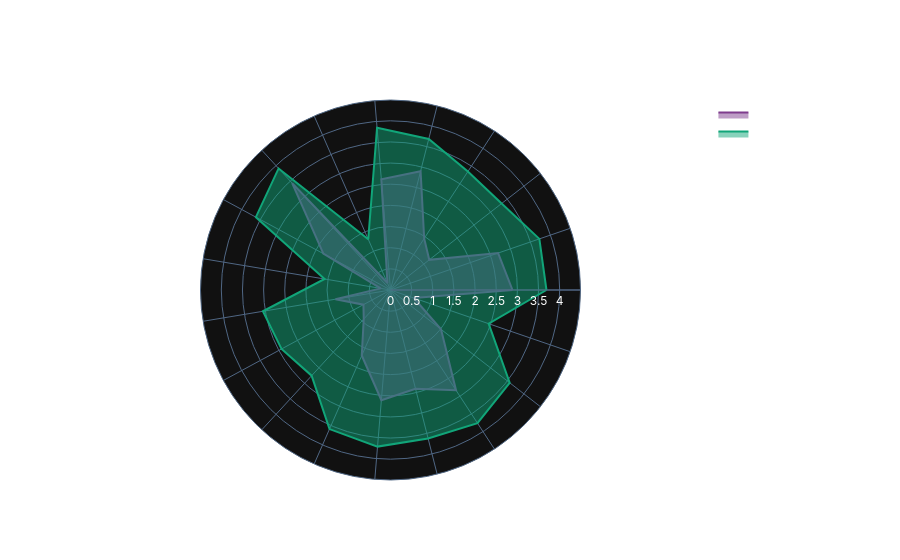

Here is the notebook cell this chart was saved with:
### Code cell
axis_labels = [c.replace("genre_pref__", "").replace("_", " ").title() for c in genre_cols]
colors = px.colors.qualitative.Bold

all_vals = cluster_genre_means.values.flatten()
r_max = float(np.nanmax(all_vals)) * 1.15 if np.isfinite(all_vals).any() else 1.0

fig = go.Figure()
for k in range(CHOSEN_K):
    vals = cluster_genre_means.loc[k].tolist()
    vals = vals + [vals[0]]
    theta = axis_labels + [axis_labels[0]]
    fig.add_trace(go.Scatterpolar(
        r=vals,
        theta=theta,
        fill="toself",
        name=f"Cluster {k}: {tribe_names[k]}",
        line_color=colors[k % len(colors)],
    ))

fig.update_layout(
    title=f"Genre Profiles — Taste Tribes (K={CHOSEN_K})",
    polar=dict(
        radialaxis=dict(visible=True, range=[0, r_max]),
    ),
    height=560,
    showlegend=True,
    template="plotly_dark",
    paper_bgcolor="rgba(0,0,0,0)",
    plot_bgcolor="rgba(0,0,0,0)",
    font=dict(family="Inter, sans-serif", color="white"),
)

fig.write_html(os.path.join(FIGURES_OUT, "genre_radar.html"))
fig.show()
print("Saved: genre_radar.html")

### Figure 1 — Plotly figure (JSON) as saved in the notebook; plotly's stock layout.template omitted (floating-point values rounded to 4 significant figures)
{"data": [{"fill": "toself", "line": {"color": "rgb(127, 60, 141)"}, "name": "Cluster 0: Ít Hoạt Động", "r": [2.884, 2.69, 1.161, 1.456, 2.898, 2.628, 0.1794, 3.433, 1.806, 0.2346, 1.319, 0.7275, 0.9343, 1.692, 2.614, 2.41, 2.833, 1.513, 0.5814, 2.884], "theta": ["Action", "Adventure", "Animation", "Children", "Comedy", "Crime", "Documentary", "Drama", "Fantasy", "Film Noir", "Horror", "Imax", "Musical", "Mystery", "Romance", "Sci Fi", "Thriller", "War", "Western", "Action"], "type": "scatterpolar"}, {"fill": "toself", "line": {"color": "rgb(17, 165, 121)"}, "name": "Cluster 1: Đa Thể Loại", "r": [3.687, 3.721, 3.33, 3.345, 3.684, 3.849, 1.31, 3.906, 3.619, 1.579, 3.059, 2.93, 2.754, 3.59, 3.715, 3.621, 3.76, 3.571, 2.453, 3.687], "theta": ["Action", "Adventure", "Animation", "Children", "Comedy", "Crime", "Documentary", "Drama", "Fantasy", "Film Noir", "Horror", "Imax", "Musical", "Mystery", "Romance", "Sci Fi", "Thriller", "War", "Western", "Action"], "type": "scatterpolar"}], "layout": {"font": {"color": "white", "family": "Inter, sans-serif"}, "height": 560, "paper_bgcolor": "rgba(0,0,0,0)", "plot_bgcolor": "rgba(0,0,0,0)", "polar": {"radialaxis": {"range": [0, 4.492], "visible": true}}, "showlegend": true, "title": {"text": "Genre Profiles — Taste Tribes (K=2)"}}}
